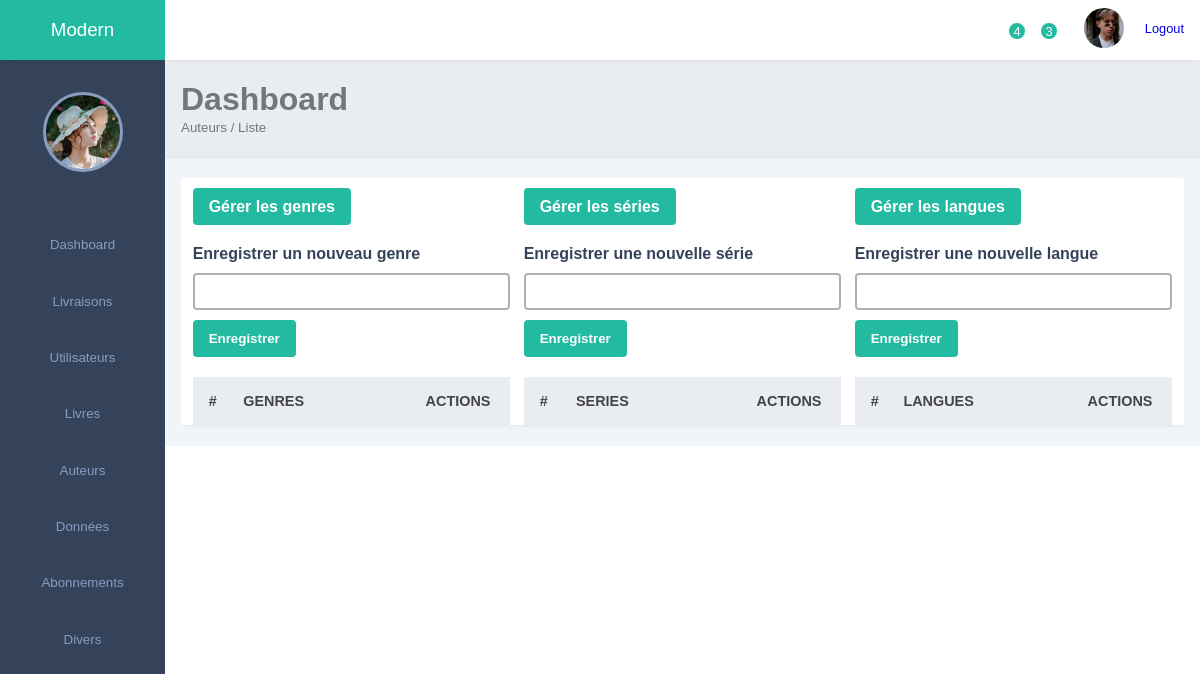
The app's page /bo/_views/donnees.php, older data.
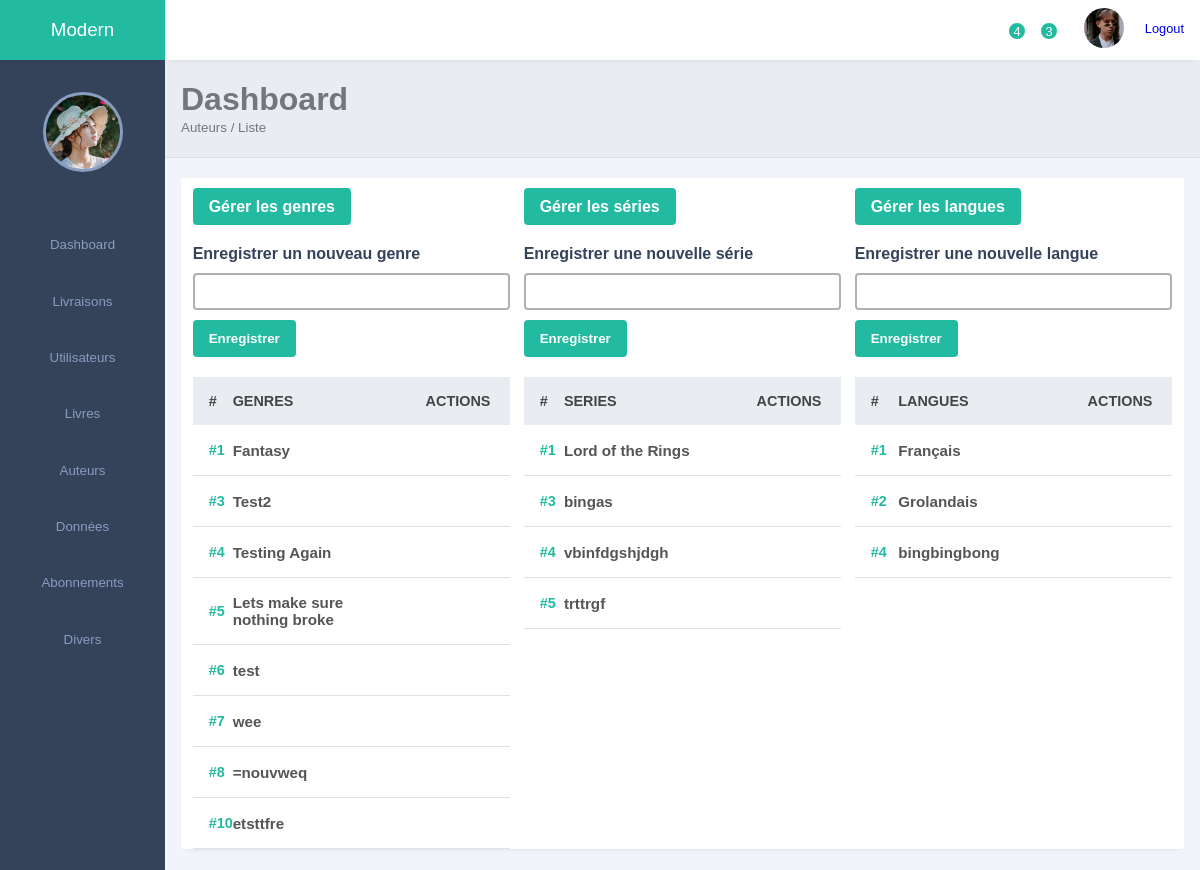
The same page, newer data.
### tables this page shows
CREATE TABLE `genres` (
  `id_genre` int NOT NULL,
  `genre_tag` varchar(100) NOT NULL
);

CREATE TABLE `series` (
  `id_serie` int NOT NULL,
  `serie_nom` varchar(255) NOT NULL
);

CREATE TABLE `langues` (
  `id_langue` int NOT NULL,
  `langue_nom` varchar(100) NOT NULL
);

### bo/_views/donnees.php (the view, shortened to what the rows shown need)
<?php
include($_SERVER['DOCUMENT_ROOT'].'/host.php');
include($_SERVER['DOCUMENT_ROOT'].'/bo/_blocks/sidebar.php');
include($_SERVER['DOCUMENT_ROOT'].'/bo/_blocks/header.php');
include($_SERVER['DOCUMENT_ROOT'].'/bo/_blocks/ariane.php');
    $selectGenres = $db->prepare('SELECT * FROM genres');
    $selectGenres->execute();
    $selectSeries = $db->prepare('SELECT * FROM series');
    $selectSeries->execute();
    $selectLangues = $db->prepare('SELECT * FROM langues');
    $selectLangues->execute();
if(isset($_GET['action']) && $_GET['action'] == "modifGenres"){
    if(isset($_GET['id'])){
        $id = $_GET['id'];
        $selectOneGenre = $db->prepare('SELECT * FROM genres
            WHERE id_genre = ?
            ');
        $selectOneGenre->execute([$id]);
        $sOG = $selectOneGenre->fetch(PDO::FETCH_OBJ);
        $selectGenreLivre = $db->prepare('SELECT * FROM livres_genres
            WHERE id_genre = ?
            ');
        $selectGenreLivre->execute([$id]);
        $cGL = count($selectGenreLivre->fetchAll());
        $selectGenreEmprunt = $db->prepare('SELECT id_emprunt FROM emprunt
            NATURAL JOIN genres
            NATURAL JOIN livres_genres
            NATURAL JOIN livres
            NATURAL JOIN exemplaires
            WHERE id_genre = ?
            GROUP BY id_emprunt
            ');
        $selectGenreEmprunt->execute([$id]);
        $cGE = count($selectGenreEmprunt->fetchAll());
        $selectGenreFavoris = $db->prepare('SELECT id_favoris FROM favoris
            NATURAL JOIN genres
            NATURAL JOIN livres_genres
            NATURAL JOIN livres
            WHERE id_genre = ?
            GROUP BY id_favoris
            ');
        $selectGenreFavoris->execute([$id]);
        $cGF = count($selectGenreFavoris->fetchAll());
        $countLivres = $db->prepare('SELECT * FROM livres');
        $countLivres->execute();
        $cL = count($countLivres->fetchAll());
        $countEmprunts = $db->prepare('SELECT * FROM emprunt');
        $countEmprunts->execute();
        $cE = count($countEmprunts->fetchALL());
        $countFavoris = $db->prepare('SELECT * FROM favoris');
        $countFavoris->execute();
        $cF = count($countFavoris->fetchAll());
        if($cL > 0){
            $calcLivre = ($sGL / $cL) * 100.0;
            $roundedLivre = number_format($calcLivre, 2);
        }else{
            $roundedLivre = 0;
        }
        if($cE > 0){
            $calcEmprunt = ($sGE / $cE) * 100.0;
            $roundedEmprunt = number_format($calcEmprunt, 2);
        }else{
            $roundedEmprunt = 0;
        }
        if($cF > 0){
            $calcFav = ($sGF / $cF) * 100.0;
            $roundedFav = number_format($calcFav, 2);
        }else{
            $roundedFav = 0;
        }
        if(isset($_POST["rename"])){
            $renameText = htmlspecialchars(trim($_POST["renameText"]));
            if(!empty($renameText)){
                $update = $db->prepare('UPDATE genres SET
                    genre_tag = ?
                    WHERE id_genre = ?
                ');
                $update->execute([$renameText, $id]);
                echo "<script language='javascript'>
                document.location.replace('donnees.php?action=modifGenres&id=$id')
                </script>";
            }else{
                $_SESSION['flash']['danger'] = "Ne pas laisser la saisie vide.";
                echo "<script language='javascript'>
                document.location.replace('donnees.php?action=modifGenres&id=$id')
                </script>";
            }
        }
        if(isset($_POST["transferGenre"])){
            $selectTransfer = $_POST["selectTransfer"];
            $transfer = $db->prepare('UPDATE livres_genres SET
                id_genre = ?
                WHERE id_genre = ?
            ');
            $transfer->execute([$selectTransfer, $id]);
            echo "<script language='javascript'>
            document.location.replace('donnees.php?action=modifGenres&id=$id')
            </script>";
        }
        if(isset($_POST["nukeGenre"])){
            $deleteAssoc = $db->prepare('DELETE FROM livres_genres
                WHERE id_genre = ?
            ');
            $deleteAssoc->execute([$id]);
            $deleteMain = $db->prepare('DELETE FROM genres
                WHERE id_genre = ?
            ');
            $deleteMain->execute([$id]);
            echo "<script language='javascript'>
            document.location.replace('donnees.php?action=modifGenres')
            </script>";
        }
        ?>
        <h2>Fiche d'information du genre</h2>
        <ul class="fiche">
            <li>
                <span class="liTitle">Nom : </span>
                <label class="label-hover" for="checkbox-hide-genre">
                    <?php echo $sOG->genre_tag; ?>
                    <i class="las la-pen"></i>
                </label>
                <input type="checkbox" name="checkbox-hide-genre" id="checkbox-hide-genre">
                <form id="form-genre-name" method="POST">
                    <input type="text" name="renameText" value="<?php echo $sOG->genre_tag; ?>">
                    <input type="submit" name="rename" value="Renommer">
                </form>
            </li>
            <li><span class="liTitle">Nombre d'ouvrages : </span> <?php echo $cGL; ?> <i class="liPercent">soit <?php echo $roundedLivre; ?>% du total (<?php echo $cL; ?>)</i></li>
            <li><span class="liTitle">Emprunts : </span> <?php echo $cGE; ?> <i class="liPercent">soit <?php echo $roundedEmprunt; ?>% du total (<?php echo $cE; ?>)</i></li>
            <li><span class="liTitle">Favoris : </span> <?php echo $cGF; ?> <i class="liPercent">soit <?php echo $roundedFav; ?>% du total (<?php echo $cF; ?>)</i></li>
        </ul>
        <form method="POST" class="formTransfer">
            <h2>Transférer les livres de ce genre à un autre genre </h2>
            <select name="selectTransfer">
                <?php while($sG = $selectGenres->fetch(PDO::FETCH_OBJ)){
                    ?>
                    <option value="<?php echo $sG->id_genre; ?>"><?php echo $sG->genre_tag; ?></option>
                    <?php
                }
                ?>
            </select>
            <button id="openTransferWarning" type="button">Transférer</button>
            <div id="transferWarning" class="delete-warning flexCol justifyCenter alignCenter">
                <p>Transférer les livres du genre <?php echo $sOG->genre_tag; ?> ?</p>
                <p>Cette action est irréversible !</p>
                <div class="flexRow buttonsWarning">
                    <button id="closeTransferWarning" class="close-warning" type="button">Annuler</button>
                    <input type="submit" value="Transférer" name="transferGenre">
                </div>
            </div>
        </form>
        <button id="openDeleteWarning">Supprimer le genre</button>
        <div id="deleteWarning" class="delete-warning flexCol justifyCenter alignCenter">
            <p>Supprimer le genre <?php echo $sOG->genre_tag; ?> ?</p>
            <p>Cette action est irréversible !</p>
            <div class="flexRow buttonsWarning">
                <button id="closeDeleteWarning" class="close-warning">Annuler</button>
                <form method="POST">
                    <input type="submit" value="Supprimer" name="nukeGenre">
                </form>
            </div>
        </div>
        <?php
    }else{
        ?>
        <form class="addSpecific" method="POST">
            <div class="flexCol">
                <label for="genre_tag">Enregistrer un nouveau genre <i class="las la-hand-point-down"></i></label>
                <input type="text" name="genre_tag">
            </div>
            <div class="add">
                <input type="submit" value="Enregistrer" name="addgenre">
            </div>
        </form>
        <table width="100%">
            <thead>
                <tr>
                    <th>#</th>
                    <th><span class="las la-sort"></span> GENRES</th>
                    <th><span class="las la-sort"></span> ACTIONS</th>
                </tr>
            </thead>
            <tbody>
                <?php
                    while($sG = $selectGenres->fetch(PDO::FETCH_OBJ)){
                        ?>
                        <tr>
                            <td>#<?php echo $sG->id_genre;?></td>
                            <td>
                                <div class="client">
                                    <div class="client-info">
                                        <h4><?php echo $sG->genre_tag;?></h4>
                                    </div>
                                </div>
                            </td>
                            <td>
                                <div class="actions">
                                    <span class="lab la-telegram-plane"></span>
                                    <a href="donnees.php?zone=donnees&action=modifGenres&id=<?php echo $sG->id_genre;?>">
                                        <span class="las la-eye"></span>
                                    </a>
                                    <span class="las la-ellipsis-v"></span>
                                </div>
                            </td>
                        </tr>
                        <?php
                    }
                ?>
            </tbody>
        </table>
        <?php
    }
}else{
    ?>
    <div class="records table-responsive">
        <div class="recordsContainer flexRow spaceAround">
            <div class="flexCol donnees">
                <table width="100%">
                    <thead>
                        <tr>
                            <th class="idPadding">#</th>
                            <th><span class="las la-sort"></span> GENRES</th>
                            <th class="tableAction"><span class="las la-sort"></span> ACTIONS</th>
                        </tr>
                    </thead>
                    <tbody>
                        <?php
                            while($sG = $selectGenres->fetch(PDO::FETCH_OBJ)){
                                ?>
                                <tr>
                                    <td class="idPadding">#<?php echo $sG->id_genre;?></td>
                                    <td>
                                        <div class="client">
                                            <div class="client-info">
                                                <h4><?php echo $sG->genre_tag;?></h4>
                                            </div>
                                        </div>
                                    </td>
                                    <td class="tableAction">
                                        <div class="actions">
                                            <a href="donnees.php?zone=donnees&action=modifGenres&id=<?php echo $sG->id_genre;?>">
                                            </a>
                                        </div>
                                    </td>
                                </tr>
                                <?php
                            }
                        ?>
                    </tbody>
                </table>
            </div>
             <div class="flexCol donnees">
                <table width="100%">
                    <thead>
                        <tr>
                            <th class="idPadding">#</th>
                            <th><span class="las la-sort"></span> SERIES</th>
                            <th class="tableAction"><span class="las la-sort"></span> ACTIONS</th>
                        </tr>
                    </thead>
                    <tbody>
                        <?php
                            while($sSe = $selectSeries->fetch(PDO::FETCH_OBJ)){
                                ?>
                                <tr>
                                    <td class="idPadding">#<?php echo $sSe->id_serie;?></td>
                                    <td>
                                        <div class="client">
                                            <div class="client-info">
                                                <h4><?php echo $sSe->serie_nom;?></h4>
                                            </div>
                                        </div>
                                    </td>
                                    <td class="tableAction">
                                        <div class="actions">
                                            <a href="donnees.php?zone=donnees&action=modifSeries&id=<?php echo $sSe->id_serie;?>">
                                            </a>
                                        </div>
                                    </td>
                                </tr>
                                <?php
                            }
                        ?>
                    </tbody>
                </table>
            </div>
            <div class="flexCol donnees">
                <table width="100%">
                    <thead>
                        <tr>
                            <th class="idPadding">#</th>
                            <th><span class="las la-sort"></span> LANGUES</th>
                            <th class="tableAction"><span class="las la-sort"></span> ACTIONS</th>
                        </tr>
                    </thead>
                    <tbody>
                        <?php
                            while($sL = $selectLangues->fetch(PDO::FETCH_OBJ)){
                                ?>
                                <tr>
                                    <td class="idPadding">#<?php echo $sL->id_langue;?></td>
                                    <td>
                                        <div class="client">
                                            <div class="client-info">
                                                <h4><?php echo $sL->langue_nom;?></h4>
                                            </div>
                                        </div>
                                    </td>
                                    <td class="tableAction">
                                        <div class="actions">
                                            <a href="donnees.php?zone=donnees&action=modifLangues&id=<?php echo $sL->id_langue;?>">
                                            </a>
                                        </div>
                                    </td>
                                </tr>
                                <?php
                            }
                        ?>
                    </tbody>
                </table>
            </div>
        </div>
    </div>
    <?php
}
?>
<?php
include($_SERVER['DOCUMENT_ROOT'].'/bo/_blocks/footer.php');
?>

Row changes from the older to the newer data that the page shows:
added genres: id_genre "1", genre_tag "Fantasy"
added genres: id_genre "3", genre_tag "Test2"
added genres: id_genre "4", genre_tag "Testing Again"
added genres: id_genre "5", genre_tag "Lets make sure nothing broke"
added genres: id_genre "6", genre_tag "test"
added genres: id_genre "7", genre_tag "wee"
added genres: id_genre "8", genre_tag "=nouvweq"
added genres: id_genre "10", genre_tag "etsttfre"
added series: id_serie "1", serie_nom "Lord of the Rings"
added series: id_serie "3", serie_nom "bingas"
added series: id_serie "4", serie_nom "vbinfdgshjdgh"
added series: id_serie "5", serie_nom "trttrgf"
added langues: id_langue "1", langue_nom "Français"
added langues: id_langue "2", langue_nom "Grolandais"
added langues: id_langue "4", langue_nom "bingbingbong"
